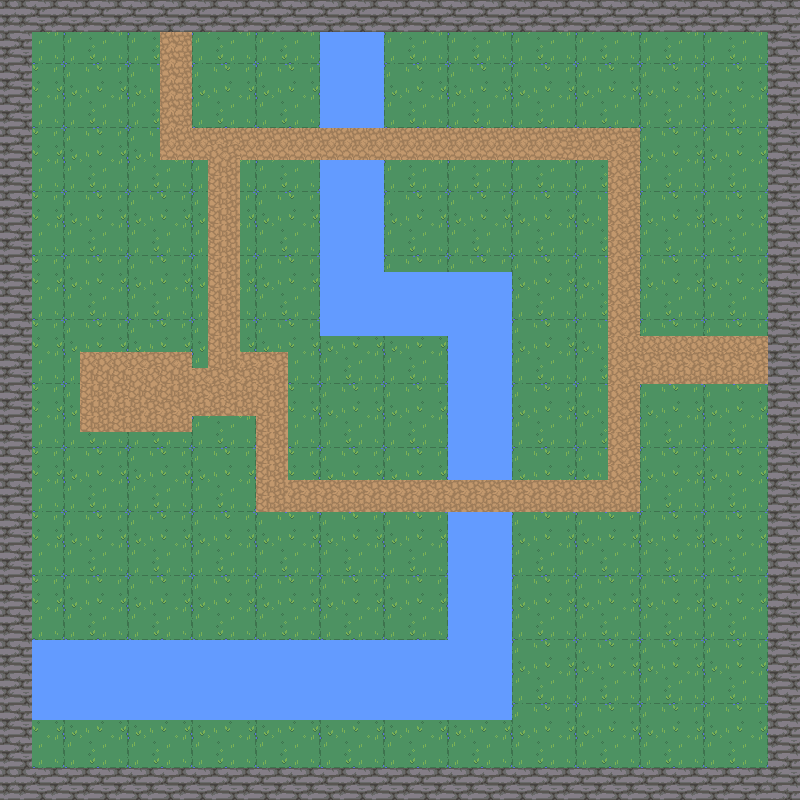

This game map was drawn from its Tiled (.tmx) file and the tilesets committed beside it. A one-line description and the trimmed map source follow:
An orthogonal 50x50 tile map with 16x16 px tiles, 4 tile layers (background, walls, water, path).

<map version="1.5" tiledversion="1.7.2" orientation="orthogonal" renderorder="right-down" width="50" height="50" tilewidth="16" tileheight="16" infinite="0" nextlayerid="5" nextobjectid="1">
 <tileset firstgid="1" source="nature.tsx" />
 <layer id="1" name="background" width="50" height="50">
  <data>[2500 cells, 2500 non-empty, 16 distinct tile ids]</data>
 </layer>
 <layer id="2" name="walls" width="50" height="50">
  <data>[2500 cells, 384 non-empty, 4 distinct tile ids]</data>
 </layer>
 <layer id="3" name="water" width="50" height="50">
  <data>[2500 cells, 334 non-empty, 4 distinct tile ids]</data>
 </layer>
 <layer id="4" name="path" width="50" height="50">
  <data>[2500 cells, 274 non-empty, 4 distinct tile ids]</data>
 </layer>
</map>
